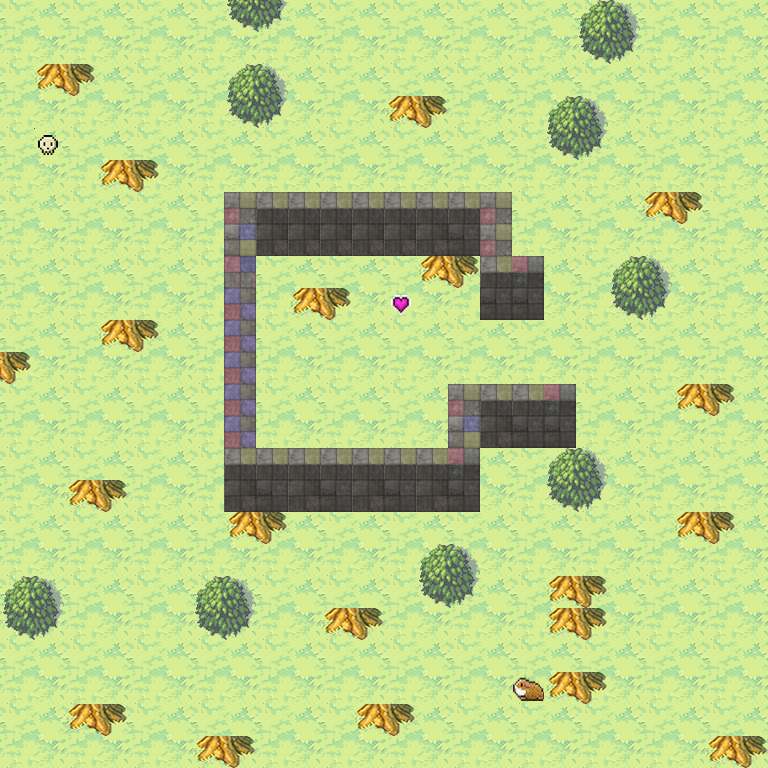

Below is a game level as drawn by its tile map, then a one-line description and the .tmx that defines it (tile-layer data replaced by summaries):
An orthogonal 24x24 tile map with 32x32 px tiles, 4 tile layers (ground, obstacles, items, wallTops), 1 hidden layer not drawn and 1 object (elf).

<map version="1.0" tiledversion="1.1.2" orientation="orthogonal" renderorder="right-down" width="24" height="24" tilewidth="32" tileheight="32" infinite="0" backgroundcolor="#ffffff" nextobjectid="2">
 <tileset firstgid="1" name="fantasy" tilewidth="32" tileheight="32" tilecount="36" columns="6">
  <image source="../img/fantasy.png" width="192" height="192" />
  <tile id="4">
   <properties>
    <property name="name" value="skull" />
   </properties>
  </tile>
  <tile id="5">
   <properties>
    <property name="name" value="marmot" />
   </properties>
  </tile>
  <tile id="11">
   <properties>
    <property name="name" value="heart" />
   </properties>
  </tile>
 </tileset>
 <layer name="ground" width="24" height="24">
  <data>[576 cells, 576 non-empty, 4 distinct tile ids]</data>
 </layer>
 <layer name="obstacles" width="24" height="24">
  <data>[576 cells, 89 non-empty, 6 distinct tile ids]</data>
 </layer>
 <layer name="items" width="24" height="24">
  <data>[576 cells, 3 non-empty, 3 distinct tile ids]</data>
 </layer>
 <objectgroup name="objects">
  <object id="1" name="elf" x="287" y="350" width="64" height="64">
   <properties>
    <property name="texture" value="elfTextures" />
   </properties>
  </object>
 </objectgroup>
 <layer name="wallTops" width="24" height="24">
  <data>[576 cells, 48 non-empty, 8 distinct tile ids]</data>
 </layer>
 <layer name="treeTops" width="24" height="24" visible="0">
  <data>[576 cells, 215 non-empty, 12 distinct tile ids]</data>
 </layer>
</map>
